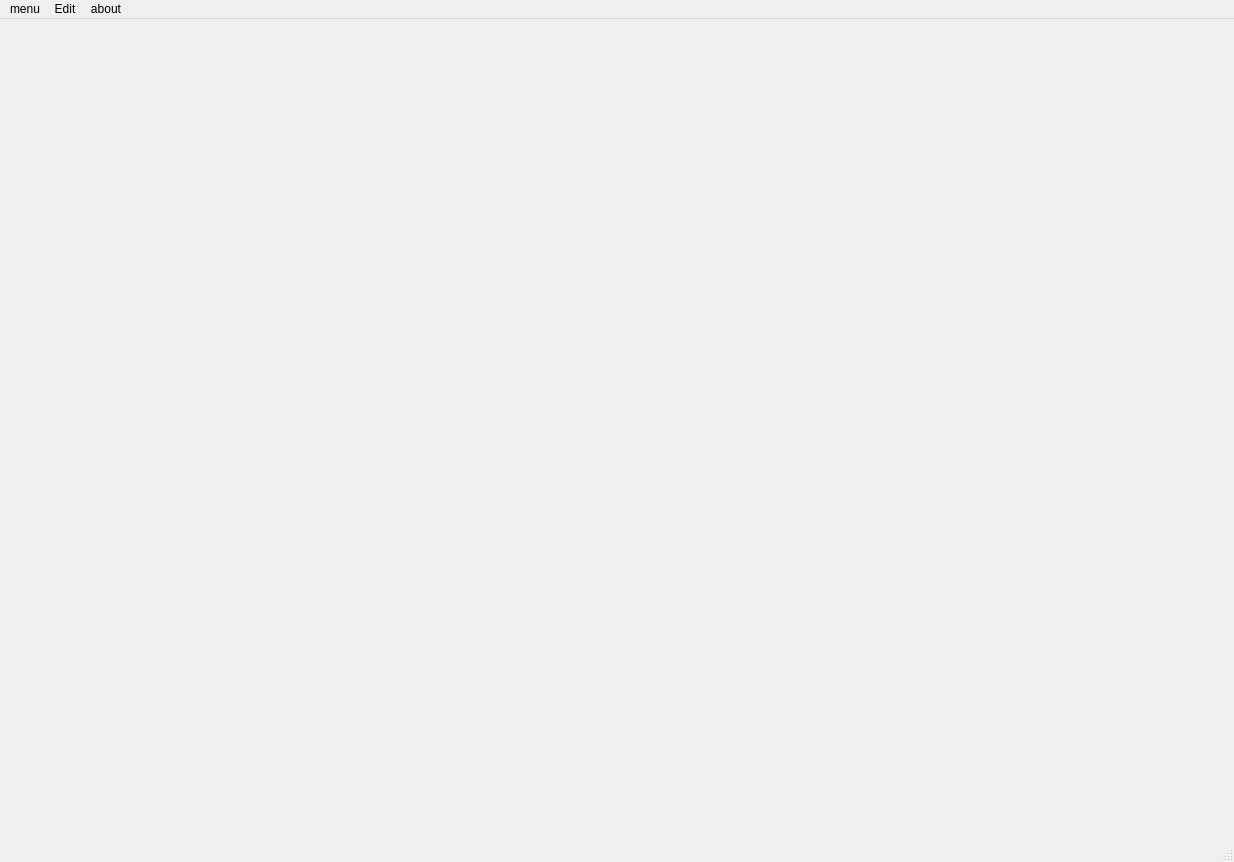
<?xml version="1.0" encoding="UTF-8"?>
<ui version="4.0">
 <class>MainWindow</class>
 <widget class="QMainWindow" name="MainWindow">
  <property name="geometry">
   <rect>
    <x>0</x>
    <y>0</y>
    <width>1234</width>
    <height>862</height>
   </rect>
  </property>
  <property name="windowTitle">
   <string>MainWindow</string>
  </property>
  <widget class="QWidget" name="centralwidget">
   <widget class="QWidget" name="verticalLayoutWidget">
    <property name="geometry">
     <rect>
      <x>10</x>
      <y>10</y>
      <width>1271</width>
      <height>791</height>
     </rect>
    </property>
    <layout class="QVBoxLayout" name="verticalLayout">
     <item>
      <layout class="QHBoxLayout" name="horizontalLayout" stretch="0">
       <item>
        <layout class="QVBoxLayout" name="verticalLayout_2"/>
       </item>
      </layout>
     </item>
    </layout>
   </widget>
   <widget class="QLabel" name="label">
    <property name="geometry">
     <rect>
      <x>10</x>
      <y>820</y>
      <width>271</width>
      <height>16</height>
     </rect>
    </property>
    <property name="text">
     <string>TextLabel</string>
    </property>
   </widget>
  </widget>
  <widget class="QMenuBar" name="menubar">
   <property name="geometry">
    <rect>
     <x>0</x>
     <y>0</y>
     <width>1234</width>
     <height>26</height>
    </rect>
   </property>
   <widget class="QMenu" name="menumenu">
    <property name="title">
     <string>menu</string>
    </property>
   </widget>
   <widget class="QMenu" name="menuEdit">
    <property name="title">
     <string>Edit</string>
    </property>
    <addaction name="actionselect_product"/>
    <addaction name="actionclear_selected_product"/>
    <addaction name="actionget_product_info"/>
    <addaction name="actionrevise_product_info"/>
    <addaction name="actionGet_BOm"/>
    <addaction name="separator"/>
    <addaction name="actioninitialize_all_products"/>
   </widget>
   <widget class="QMenu" name="menuabout">
    <property name="title">
     <string>about</string>
    </property>
    <addaction name="actionAuthor"/>
    <addaction name="actionwebsite"/>
    <addaction name="actionsuport_me"/>
   </widget>
   <addaction name="menumenu"/>
   <addaction name="menuEdit"/>
   <addaction name="menuabout"/>
  </widget>
  <widget class="QStatusBar" name="statusbar"/>
  <action name="actionAuthor">
   <property name="text">
    <string>Author</string>
   </property>
  </action>
  <action name="actionwebsite">
   <property name="text">
    <string>website</string>
   </property>
  </action>
  <action name="actionsuport_me">
   <property name="text">
    <string>suport me</string>
   </property>
  </action>
  <action name="actionselect_product">
   <property name="text">
    <string>select product</string>
   </property>
  </action>
  <action name="actionclear_selected_product">
   <property name="text">
    <string>clear selected product</string>
   </property>
  </action>
  <action name="actionget_product_info">
   <property name="text">
    <string>get product info</string>
   </property>
  </action>
  <action name="actionrevise_product_info">
   <property name="text">
    <string>revise product info</string>
   </property>
  </action>
  <action name="actionGet_BOm">
   <property name="text">
    <string>Get Bom</string>
   </property>
  </action>
  <action name="actioninitialize_all_products">
   <property name="text">
    <string>initialize all products</string>
   </property>
  </action>
 </widget>
 <resources/>
 <connections/>
</ui>
